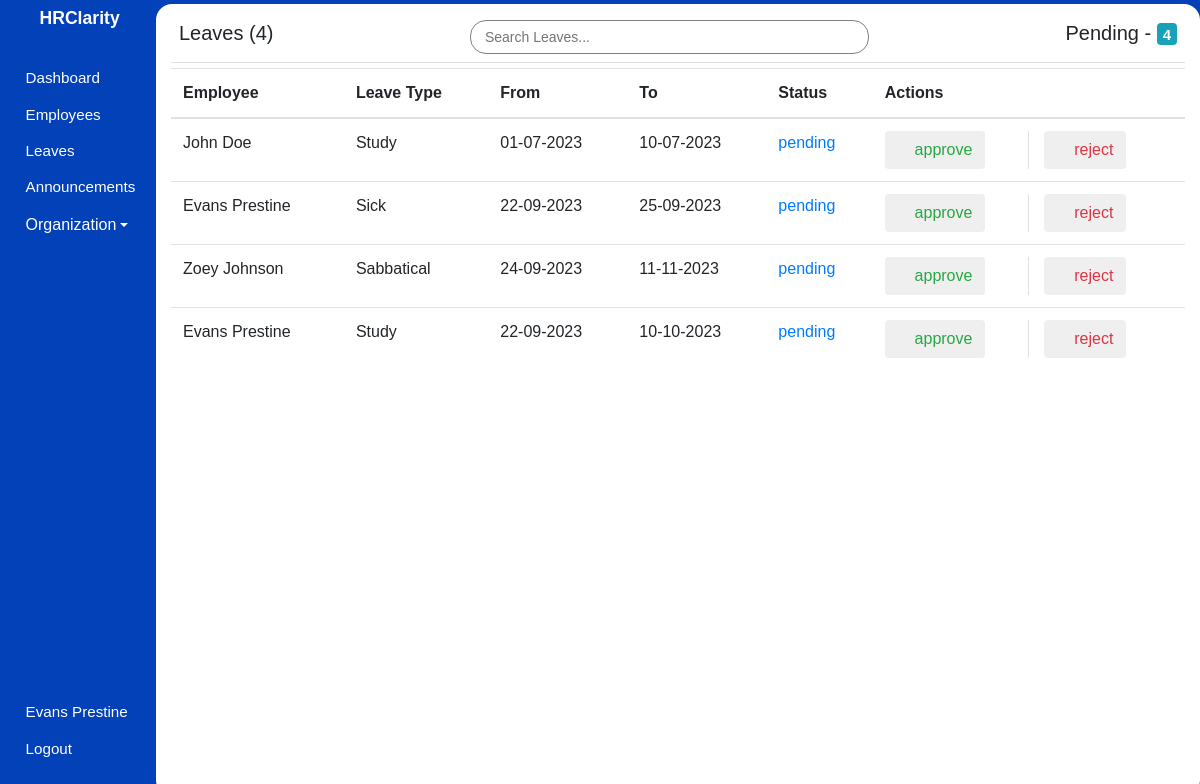
Screenshot of /admin/leaves (signed in) with the database file from the repository.
### hrms/models.py (models this page shows, shortened)
class User(db.Model, UserMixin):
    id = db.Column(db.Integer, primary_key=True)
    first_name = db.Column(db.String(80), nullable=False)
    last_name = db.Column(db.String(120), nullable=False)
    dob = db.Column(db.Date, nullable=False)
    gender = db.Column(db.String(7), nullable=False)
    email_address = db.Column(db.String(120), nullable=False)
    phone_number = db.Column(db.String(20), nullable=False)
    national_id = db.Column(db.Integer, nullable=False)
    user_level = db.Column(db.Integer, nullable=False, default=1)
    user_type = db.Column(db.String(10), nullable=False, default='employee')
    password = db.Column(db.String(60), nullable=False)
    image_file = db.Column(db.String(20), nullable=False, default='default.jpg')
    leaves = db.relationship('Leave')
    occupation_id = db.Column(db.Integer, db.ForeignKey('occupation.id'), nullable=False)

class Leave(db.Model):
    id = db.Column(db.Integer, primary_key=True)
    leave_type = db.Column(db.String(40), nullable=False)
    from_date = db.Column(db.Date)
    to_date = db.Column(db.Date)
    status = db.Column(db.String(12), default='pending')
    created_at = db.Column(db.DateTime, default=datetime.utcnow)
    employee_id = db.Column(db.Integer, db.ForeignKey('user.id'), nullable=False)

### hrms/leaves/routes.py (the view)
@leaves.route('/admin/leaves')
@login_required
def admin_view_leaves():
    leaves = db.session.query(Leave, User).join(User).all()
    leaves_count = len(leaves)
    pending_leaves = len([leave for leave, _ in leaves if leave.status == 'pending'])
    return render_template('admin/leaves.html', page_title='Leave Requests', leaves=leaves, leaves_count=leaves_count, pending_leaves=pending_leaves, user=current_user)

### hrms/models.py (called while the page is built)
@login_manager.user_loader
def load_user(user_id):
    user = User.query.filter_by(id=user_id).first()
    return user

### hrms/templates/admin/leaves.html (shortened to what this page needs)
{% extends 'main_layout.html' %} {% block body %}
<section class="app">
  {% include 'admin/aside.html' %}
  <main>
    <div class="main_container container-fluid pt-2">
      <div class="header p-2 d-flex justify-content-between align-items-center">
        <h5>Leaves ({{ leaves_count }})</h5>
        <input
          type="text"
          id="myInput"
          onkeyup="searchFunction()"
          placeholder="Search Leaves..."
          class="form-control-sm"
        />
        <h5>
          Pending - <span class="badge badge-info">{{ pending_leaves }}</span>
        </h5>
      </div>
      <div class="leaves_wrapper">
        <table class="table">
          <thead>
            <tr>
              <th>Employee</th>
              <th>Leave Type</th>
              <th>From</th>
              <th>To</th>
              <th>Status</th>
              <th>Actions</th>
            </tr>
          </thead>
          <tbody>
            {% for leave, employee in leaves %}
            <tr class="searchable">
              <td>{{ employee.first_name }} {{ employee.last_name }}</td>
              <td>{{ leave.leave_type }}</td>
              <td>{{ leave.from_date.strftime('%d-%m-%Y') }}</td>
              <td>{{ leave.to_date.strftime('%d-%m-%Y') }}</td>
              <td
                class="{% if leave.status == 'pending' %}text-primary{% elif leave.status == 'approved'%}text-success{%else%}text-danger{% endif %}"
              >
                {{ leave.status }}
              </td>
              <td>
                <div class="row">
                  <div class="col border-right">
                    <form
                      action="{{ url_for('leaves.request_approval', leave_id=leave.id, status='approved') }}"
                      method="post"
                    >
                      <button type="submit" class="btn text-success">
                        <span class="icon icon-check text-success"></span>
                        approve
                      </button>
                    </form>
                  </div>
                  <div class="col">
                    <form
                      action="{{ url_for('leaves.request_approval', leave_id=leave.id, status='rejected') }}"
                      method="post"
                    >
                      <button type="submit" class="btn text-danger">
                        <span class="icon icon-cancel text-danger"></span>
                        reject
                      </button>
                    </form>
                  </div>
                </div>
              </td>
            </tr>
            {% endfor %}
          </tbody>
        </table>
      </div>
    </div>
  </main>
</section>
{% endblock body %}

### hrms/templates/admin/aside.html (shortened to what this page needs)
<aside>
  <h1>HRClarity</h1>
  <div class="links">
    <ul>
      <li>
        <a href="{{ url_for('admin.admin_dashboard') }}">
            <span class="icon icon-home"></span>
            <span>Dashboard</span>
        </a>
      </li>
      <li>
        <a href="{{ url_for('admin.employees') }}">
            <span class="icon icon-users"></span>
            <span>Employees</span>
        </a>
      </li>
      <li>
        <a href="{{ url_for('leaves.admin_view_leaves') }}">
            <span class="icon icon-car"></span>
            <span>Leaves</span>
        </a>
      </li>
      <li>
        <a href="{{ url_for('announcements.view_announcements') }}">
            <span class="icon icon-speaker"></span>
            <span>Announcements</span>
        </a>
      </li>
      <li class="nav-item dropdown">
        <a class="dropdown-toggle" data-toggle="dropdown" href="#" role="button" aria-expanded="false"><span class="icon icon-building"></span>Organization</a>
    </li>
    </ul>
    <ul>
      <li>
        <a href="{{ url_for('user.update_profile', employee_id=current_user.id) }}">
            <span class="icon icon-user"></span>
            <span>{{ user.first_name }} {{ user.last_name }}</span>
        </a>
      </li>
      <li>
        <a href="{{ url_for('user.logout') }}">
            <span class="icon icon-power-off"></span>
            <span>Logout</span>
        </a>
      </li>
    </ul>
  </div>
</aside>

### hrms/static/css/icomoon.css (style rules this page uses)
[class^="icon-"], [class*=" icon-"] { font-family: 'icomoon' !important; speak: none; font-style: normal; font-weight: normal; font-variant: normal; text-transform: none; line-height: 1; -webkit-font-smoothing: antialiased; -moz-osx-font-smoothing: grayscale; }
.icon-user:before { content: "\f007"; }
.icon-check:before { content: "\f00c"; }
.icon-power-off:before { content: "\f011"; }
.icon-home:before { content: "\f015"; }
.icon-users:before { content: "\f0c0"; }
.icon-building:before { content: "\f1ad"; }
.icon-car:before { content: "\f1b9"; }
.icon-cancel:before { content: "\e5c9"; }
.icon-speaker:before { content: "\e32d"; }

### hrms/static/css/styles.css (style rules this page uses)
* { font-family: sans-serif, Arial, Helvetica; padding: 0; margin: 0; }
.app { background: #0241b8; height: 100vh; display: flex; align-items: center; }
.app aside { width: 13%; height: 100%; padding: 0.5em 0 0.2em 0.2em; color: #fff; }
.app aside h1 { font-size: 1.1em; font-weight: bold; text-align: center; }
.app aside .links ul { list-style: none; }
.app aside .links ul li { margin: 0.1em 0; padding: 6px; }
.app aside .links ul li a { text-decoration: none; color: #ffffff; display: flex; align-items: center; }
.app aside .links ul:nth-of-type(1) { margin: 2em 0; }
.app aside .links ul:nth-of-type(2) { position: absolute; bottom: 1em; }
.app aside .links .icon { margin: 0 0.3em 0 0; }
.app aside .links a span:nth-of-type(2), .app aside .links .icon { font-size: 0.95em; }
.app main { width: 87%; height: 99vh; overflow-y: auto; z-index: 5; }
.app main .main_container { border-radius: 16px; background: #fff; padding-bottom: 12px; height: 100%; overflow: auto; }
.app main .main_container .header { background: #fff; position: sticky; top: 0; border-bottom: 1px solid rgb(224, 222, 222); margin-bottom: 5px; }
.app main .main_container .header input { border-radius: 16px; border: 1px solid grey; padding: 0.4em 1em; width: 40%; margin: auto; }

### rows the page displays
User: first_name "Evans", last_name "Prestine"
Leave: first_name "John", last_name "Doe", leave_type "Study", from_date "01-07-2023", to_date "10-07-2023", status "pending"
Leave: first_name "Evans", last_name "Prestine", leave_type "Sick", from_date "22-09-2023", to_date "25-09-2023", status "pending"
Leave: first_name "Zoey", last_name "Johnson", leave_type "Sabbatical", from_date "24-09-2023", to_date "11-11-2023", status "pending"
Leave: first_name "Evans", last_name "Prestine", leave_type "Study", from_date "22-09-2023", to_date "10-10-2023", status "pending"

### other values shown
{{ leaves_count }} "4"
{{ pending_leaves }} "4"
